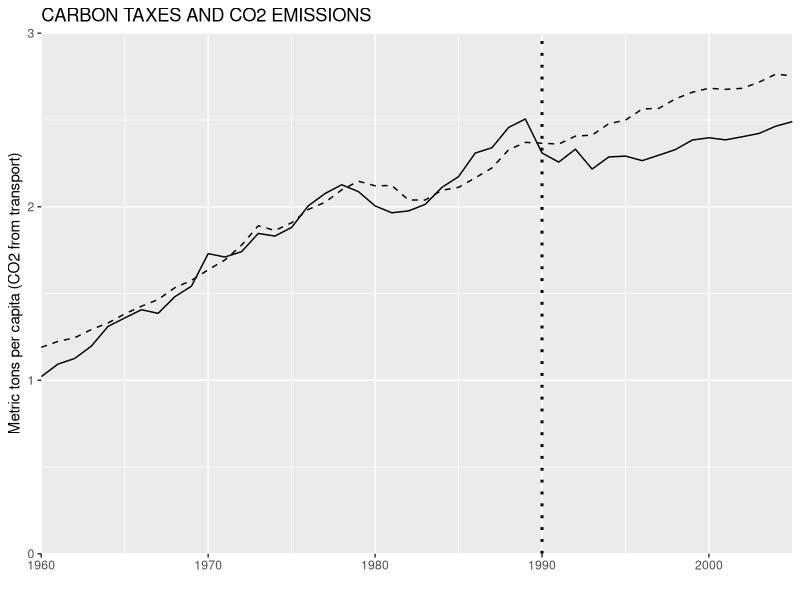

Source code (R):
#Assignment for Economic Policy, Winter Semester 21/22


#Authors:

#Marvin Müller
#Fabian Sturmberg
#Lionel Lütgering


#Libraries --------
#install.packages("haven")
library (haven)
library(ggplot2)
library(tidyverse)

#Data Import --------
carbontax_data <- read_dta("Data/carbontax_fullsample_data.dta")
CO2_data <- read_dta("Data/CO2_Graph.dta")


#Nr. 2 ------
figure_3 <- ggplot2::ggplot(data = CO2_data,
                            mapping = aes(year)
                            )+
  geom_line(aes(y=CO2_OECD), linetype = "dashed")+
  geom_line(aes(y=CO2_Sweden))+
  coord_cartesian(xlim = c(1960,2005), ylim = c(0.0,3.0),expand = FALSE)+
  xlab("")+
  ylab("Metric tons per capita (CO2 from transport)")+
  labs(title = "CARBON TAXES AND CO2 EMISSIONS")+
  geom_vline(xintercept = 1990, linetype = "dotted",size=1)


figure_3


#Nr. 5 -----
##Generating Indicator Variables---------

carbontax_working <- carbontax_data
carbontax_working <- carbontax_working %>%
  mutate(sweden_indicator = ifelse(country == "Sweden", 1, 0))

carbontax_working <- carbontax_working %>%
  mutate(post_indicator = ifelse(year >= 1990, 1, 0))

##Creating Regressions -----

#reg1 <- lm(CO2_transport_capita ~ . + post_indicator*sweden_indicator, data = carbontax_working)
#summary(reg1)

